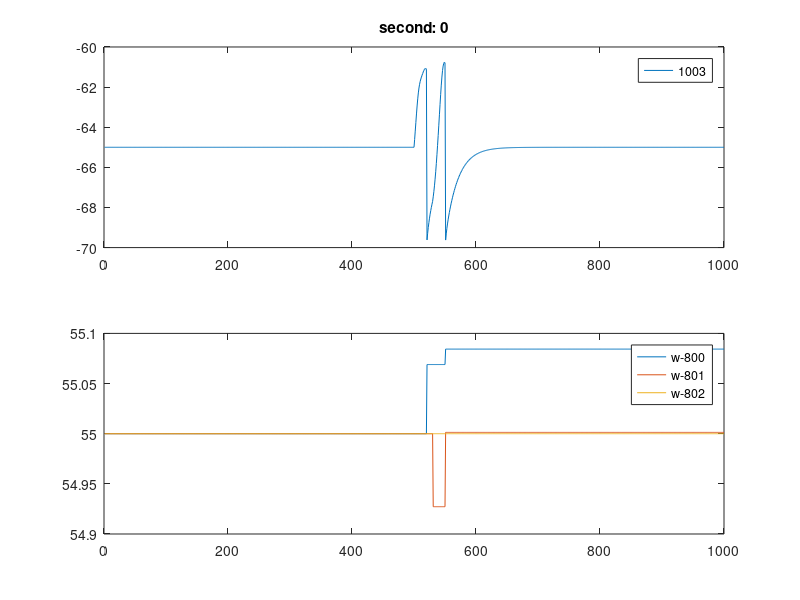

Recreate this plot in MATLAB.
%% VOLUMENETWORK - A network for learning spatio-temporal volumes
% Based around the idea that temporal information plays a critical role in
% learning real world signals this network models conduction delays between
% neurons and will form synapses essentially sampling for useful places. 

% Features
%   - 
%

rand('seed', 1);
% Often tweaked parameters
N_inp = 1000;
N_out = 5;
N = N_inp + N_out;
sim_time_sec = 1;
delay_max = 20;
num_connections = 3;
w_init = 55;
w_max = 100;
syn_mean_thresh = w_init / 2;

assert(w_init > syn_mean_thresh, 'SS will interfere');
assert(w_init < w_max, 'Careful synaptic scaling will limit weights');

% Constants and conversions
ms_per_sec = 1000;

% Neuron parameters
v_rest = -65;
v_reset = -70;
v_thres = -55;
neuron_tau = 20;
v = v_rest * ones(N, 1); 
w = ones(N, num_connections) * w_init;

% Synpatic links 
% Post is who is postsynaptic from a pre. N x M, M is number of connections
post = ones(N, num_connections) * N; 
post(700, 1) = N-1; %TODO - Create actual connectivity, this is just a demo
post(800:804, :) = N-2;

% Synapse dynamics parameters
g = zeros(N, 1);
sigma_max = 7;
sigma_min = 2;  % TODO where did i get all these variables from...
sigma = rand(N, 1) * (sigma_max - sigma_min) + sigma_min;
delays = ceil(rand(N, num_connections) * delay_max);
last_spike_time = zeros(N, 1) * -Inf;

% STDP variables
taupre = 20;
taupost = 20;
Apre = 0.1;
Apost = -0.12;
STDPdecaypre = exp(-1/taupre);
STDPdecaypost = exp(-1/taupost);
% dApre/post represent the activity pre/post synaptically, dApre needs to
% be [N x conn] as each connection can have different activity, post is
% always per neuron so doesn't need to differentiate between connections.
dApre = zeros(N, num_connections);
dApost = zeros(N, 1);
active_spikes = cell(delay_max, 1);  % To track when spikes arrive
active_idx = 1;
% TODO - later this is where I would put the pre variable

% Info logging variables
spike_arrival_trace = [];
vt = zeros(N, ms_per_sec);
vt(:, 1) = v;
debug = [];

%% DATA
%inp = [50, 100, 200, 500, 700, 800, 801, 802, 803, 804];
%ts = [5, 7, 50, 55, 100, 525, 505, 500, 500, 500];
inp = [800 1003 801 1003];
ts = [500 520 530 550];

%% Main computation loop
for sec = 1 : sim_time_sec
    for ms = 1 : ms_per_sec
        time = (sec - 1) * ms_per_sec + ms;  
        
        %% Calculate input to neurons at this time step
        Iapp = zeros(N, 1);
        t0 = time - last_spike_time;
        t0negu = t0 - delays;
        scale = 1 ./ (sigma * sqrt(2 * pi));
        g = scale .* exp((-1/2) .* ((t0negu) ./ sigma) .^2 );
        g(isnan(g)) = 0;
        gaussian_values = w .* g;
      
        % Collect input for each neuron based on synapses facing them
        [to_neurons, ~, to_neurons_idx] = unique(post);
        Iapp(to_neurons) = accumarray(to_neurons_idx, gaussian_values(:));
        
        debug = [debug; mean(w(800, :)), mean(w(801, 1)), mean(w(802, 1))];
        if time == 2110
           disp(''); 
        end
        
        %% Update STDP
        incoming = active_spikes{active_idx}; % Get spikes arriving now
        if ~isempty(incoming)
            active_spikes{active_idx} = [];
            incoming_idxs = sub2ind(size(dApre), incoming(:, 1), incoming(:,2));

            dApre(incoming_idxs) = dApre(incoming_idxs) + Apre;

             for spike = 1 : length(incoming_idxs)
                from_neuron = incoming(spike, 1);
                to_neuron = post(from_neuron);
                conn = incoming(spike, 2);
                
                % Just recieved input at post synaptic (meaning pre-fired
                % and post potentially hasn't/wont), decrease weight
                %w(from_neuron, conn) = w(from_neuron, conn) + dApost(from_neuron, conn);
                
                % TODO - remove below, instantaneous application
                %v(to_neuron) = v(to_neuron) + w(from_neuron); % TODO - conductance based?
            end
    %         
    %         Log spike arrivals for plotting later
    %         spike_arrival_trace = [spike_arrival_trace; 
    %                                time*ones(length(incoming),1), incoming];
        end

        
        %% Update membrane voltages
        v = v + (v_rest + Iapp - v) / neuron_tau;
        vt(:, ms) = v;
        
        %% Deal with neurons that just spiked
        fired = [find(v >=v_thres); inp(ts == time)'];
        last_spike_time(fired) = time;  % Used in synapse dynamics
        
        for spike = 1 : length(fired)
            neuron = fired(spike);
            v(neuron) = v_reset;
            
            % If you spike, all your workers weights go up by how active
            % they have been and all your weights go down by how active
            % your bosses have been. 
            
            % Post synaptic neuron (this one) has fired, thus we need to go
            % back and reinforce w on any pre-synaptics
            % TODO - can be more efficient, define a 'pre' cell array
            presynaptic_idxs = find(post == neuron);    
            w(presynaptic_idxs) = w(presynaptic_idxs) + dApre(presynaptic_idxs);
            
            % Also weaken this neurons connections to its posts and they
            % have not/might not spike in response to this action
            %postsynaptic_idxs = sub2ind(size(dApost), post(neuron, :), 1:num_connections);
            w(neuron, :) = w(neuron, :) + dApost(post(neuron, :))'; %dApost(postsynaptic_idxs);
            
            dApost(neuron) = dApost(neuron) + Apost;
            
            if neuron == 800
                disp('');
            end
            
            for connection = 1:num_connections
                % Keep track of when this spike will arrive at each
                % postsynaptic neuron and through which connection.
                delay = delays(connection);
                arrival_offset = mod(active_idx + delay - 1, delay_max) + 1;
                active_spikes{arrival_offset} = [active_spikes{arrival_offset}; neuron, connection];
            end
        end
        
        %% Update STDP variables
        dApre = dApre * STDPdecaypre;
        dApost = dApost * STDPdecaypost;
        active_idx = mod(active_idx, delay_max) + 1;
        
        %% Apply synaptic scaling (SS) and weight bounding
        w_mean = mean(w(:));
        % TODO - Only bounds against depression, should also bound above
        if w_mean < syn_mean_thresh
            w = w .* (syn_mean_thresh / w_mean);
        end
        
        % Limit w to between [0, w_max]
        w(1:N_inp, :) = max(0, min(w_max, w(1:N_inp,:))); 
        
    end
    
    %% Plot results from this second of processing
    subplot(2, 1, 1);
    plot(1:ms_per_sec, vt(N-2, :));
    title(sprintf('second: %d', sec-1));
    %axis([500 600 -Inf Inf]);
    legend({'1003'});
    drawnow;
    
    % Plot STDP params to validate testing
    subplot(2, 1, 2);
    plot(debug);
    %axis([500 600 55 55.2]);
    legend({'w-800', 'w-801', 'w-802'});
    
    
    %% Reset second facilitating variables
    spike_times_trace = [];
    spike_arrival_trace = [];
    vt = zeros(N, ms_per_sec);
    vt(:, 1) = v;
    
    fprintf('Second: %d\n', sec);
end
